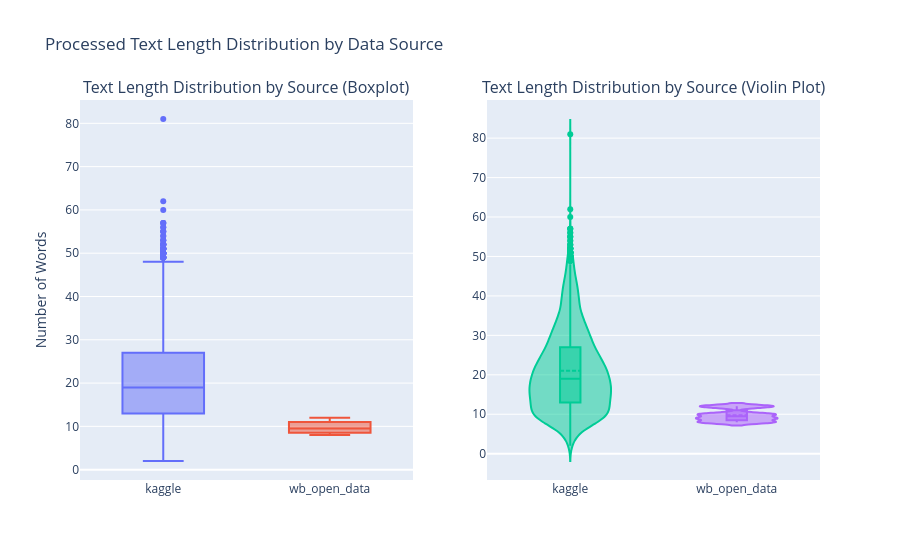

This figure's notebook cell:
### Markdown cell above
This subsection compares text length distributions across data sources for both raw and processed text representations. For each representation, boxplots and violin plots are used to visualise differences in central tendency, spread, and distribution shape between sources. The boxplots provide a summary of typical text lengths and highlight the presence of outliers, while the violin plots reveal the distribution density and variability.

For raw text, the Kaggle dataset shows more variability and a wider range of text lengths compared to the World Bank data, which is more tightly clustered around shorter values. This reflects the unstructured nature of the Kaggle data versus the more uniform structure of the World Bank records. After preprocessing, text lengths are reduced across both sources, with a noticable reduction for the Kaggle dataset. These results highlight how sparse preprocessing affects datasets differently and underline the importance of source-aware retrieval and chunking strategies.

### Code cell
fig = make_subplots(
    rows=1,
    cols=2,
    subplot_titles=[
        "Text Length Distribution by Source (Boxplot)",
        "Text Length Distribution by Source (Violin Plot)"
    ]
)

# Boxplot
for src in temp["source"].unique():
    fig.add_trace(
        go.Box(
            x=temp[temp["source"] == src]["source"],
            y=temp[temp["source"] == src]["text_length"],
            name=src,
            showlegend=False
        ),
        row=1,
        col=1
    )

# Violin plot
for src in temp["source"].unique():
    fig.add_trace(
        go.Violin(
            x=temp[temp["source"] == src]["source"],
            y=temp[temp["source"] == src]["text_length"],
            name=src,
            box_visible=True,
            meanline_visible=True,
            showlegend=False
        ),
        row=1,
        col=2
    )

fig.update_layout(
    title="Processed Text Length Distribution by Data Source",
    yaxis_title="Number of Words",
)

fig.show()

### Figure 1 — Plotly figure (JSON) as saved in the notebook; plotly's stock layout.template omitted (floating-point values rounded to 4 significant figures; data arrays with more than 128 entries replaced by an {"elided": "..."} marker saying what was removed)
{"data": [{"name": "kaggle", "showlegend": false, "type": "box", "x": {"elided": "5842 str values"}, "xaxis": "x", "y": {"elided": "5842 int values"}, "yaxis": "y"}, {"name": "wb_open_data", "showlegend": false, "type": "box", "x": {"elided": "800 str values"}, "xaxis": "x", "y": {"elided": "800 int values"}, "yaxis": "y"}, {"box": {"visible": true}, "meanline": {"visible": true}, "name": "kaggle", "showlegend": false, "type": "violin", "x": {"elided": "5842 str values"}, "xaxis": "x2", "y": {"elided": "5842 int values"}, "yaxis": "y2"}, {"box": {"visible": true}, "meanline": {"visible": true}, "name": "wb_open_data", "showlegend": false, "type": "violin", "x": {"elided": "800 str values"}, "xaxis": "x2", "y": {"elided": "800 int values"}, "yaxis": "y2"}], "layout": {"annotations": [{"font": {"size": 16}, "showarrow": false, "text": "Text Length Distribution by Source (Boxplot)", "x": 0.225, "xanchor": "center", "xref": "paper", "y": 1, "yanchor": "bottom", "yref": "paper"}, {"font": {"size": 16}, "showarrow": false, "text": "Text Length Distribution by Source (Violin Plot)", "x": 0.775, "xanchor": "center", "xref": "paper", "y": 1, "yanchor": "bottom", "yref": "paper"}], "title": {"text": "Processed Text Length Distribution by Data Source"}, "xaxis": {"anchor": "y", "domain": [0, 0.45]}, "xaxis2": {"anchor": "y2", "domain": [0.55, 1]}, "yaxis": {"anchor": "x", "domain": [0, 1], "title": {"text": "Number of Words"}}, "yaxis2": {"anchor": "x2", "domain": [0, 1]}}}
